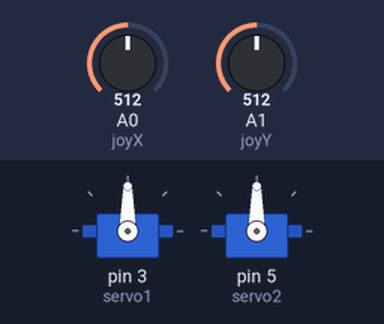
Bench run of a sketch on a simulated Arduino Uno, built with avr-gcc and run on an emulated ATmega328P. Shown: 2 × servo. The test bench sets the inputs (shaded band); at power-on: A0 (joyX) = 512, A1 (joyY) = 512.

Above: at 1.2 s.
1.3 s: A0 (joyX) set to 716
At 2.4 s:
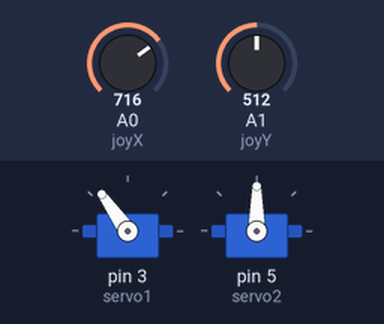
2.8 s: A1 (joyY) set to 716
At 3.6 s:
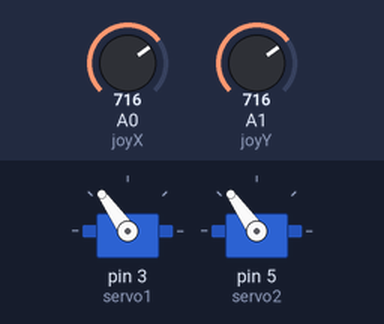
4.3 s: A0 (joyX) set to 900
At 4.7 s:
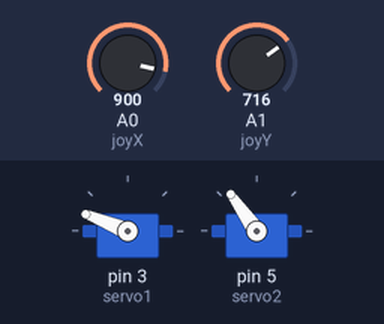
5.8 s: A1 (joyY) set to 900
At 6.5 s:
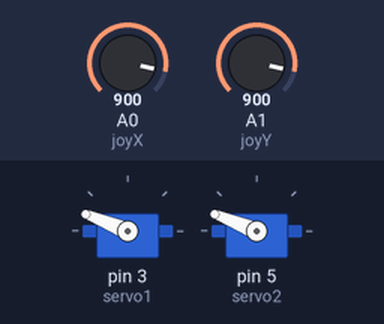
7.3 s: A0 (joyX) set to 1023
At 7.6 s:
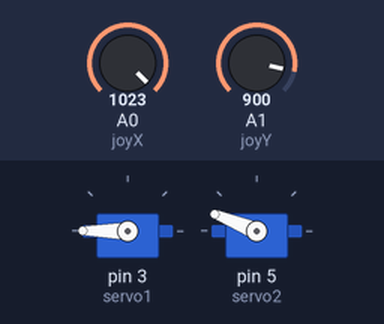
8.8 s: A1 (joyY) set to 1023
At 10.0 s:
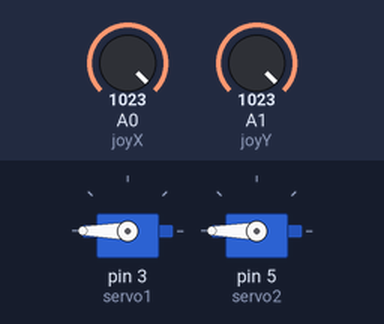
Timing chart, 0 to 11.3 s (numbered marks = the images above; inputs shaded):
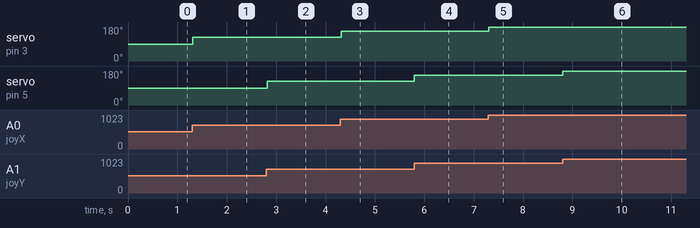

The sketch:

Servo_control.ino
```cpp
#include <Servo.h>

Servo servo1;
Servo servo2;

int joyX = 0;
int joyY = 1;
int joyVal;

void setup() {
  // put your setup code here, to run once:
  servo1.attach(3);
  servo2.attach(5);
}

void loop() {
  // put your main code here, to run repeatedly:
joyVal = analogRead(joyX);
joyVal = map(joyVal, 0, 1023, 0, 180);
servo1.write(joyVal);
joyVal = analogRead(joyY);
joyVal = map(joyVal, 0, 1023, 0, 180);
servo2.write(joyVal);

delay(15);
}
```

Measured:
- after the input at 1.3 s, servo on pin 3 (servo1): 90° → 125° at once
- after the input at 2.8 s, servo on pin 5 (servo2): 90° → 125° at once
- after the input at 4.3 s, servo on pin 3 (servo1): 125° → 158° at once
- after the input at 5.8 s, servo on pin 5 (servo2): 125° → 158° at once
- after the input at 7.3 s, servo on pin 3 (servo1): 158° → 180° at once
- after the input at 8.8 s, servo on pin 5 (servo2): 158° → 180° at once
